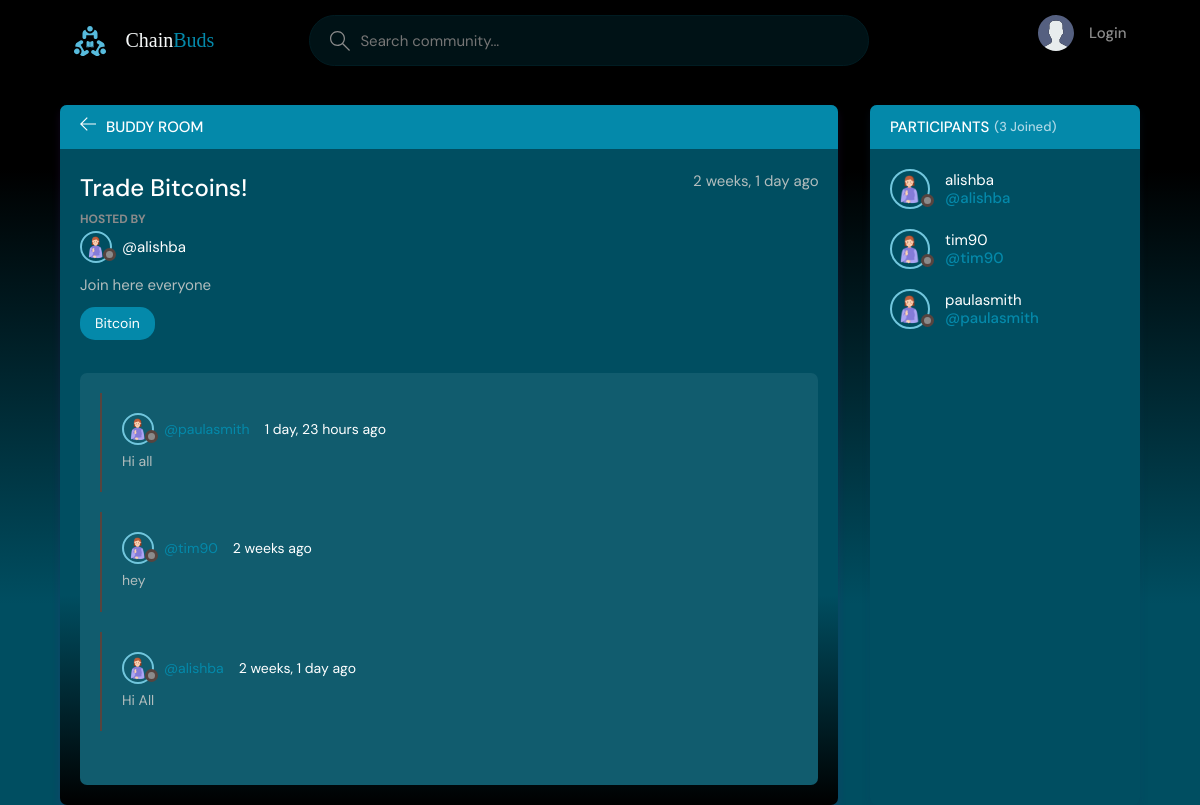
The page /room/1/ on the database its author committed.
### base/models.py (models this page shows, shortened)
class Room(models.Model):
    buddy = models.ForeignKey(User, on_delete=models.SET_NULL, null=True) #host
    subject = models.ForeignKey(Community, on_delete=models.SET_NULL, null=True) #topic
    name = models.CharField(max_length=200)
    description = models.TextField(null=True, blank=True)#null True means it can have an empty value in the database. Blank True means if we are creating a form then it can remain empty aswell
    participants = models.ManyToManyField(User, related_name='participants', blank=True)
    updateTime = models.DateTimeField(auto_now=True) #auto_Now takes a snapshot at every time we save the room item. This value will change everytime
    creation = models.DateTimeField(auto_now_add=True) #auto_now_add only saves the time when we FIRST created this instance/room.This value will never change, it will remain as the initial time
    class Meta:
        ordering = ['-updateTime', '-creation'] #Newest Room will show on top with the negative sign put in the syntax

class User(AbstractUser):
    name = models.CharField(max_length=200, null=True)
    email = models.EmailField(unique=True, null=True)
    About = models.TextField(null=True)
    picture = models.ImageField(null=True, default="avatar.svg")
    USERNAME_FIELD = 'email'
    REQUIRED_FIELDS = ['username']

class Community(models.Model):
    name = models.CharField(max_length=200)
    def __str__(self):
        return self.name

class RoomMessage(models.Model):
    user = models.ForeignKey(User, on_delete=models.CASCADE) #One to Many, user can have many msgs but a msg can have only one use
    room = models.ForeignKey(Room, on_delete=models.CASCADE) #One to Many relationship
    body = models.TextField()
    updateTime = models.DateTimeField(auto_now=True)
    creation = models.DateTimeField(auto_now_add=True)
    class Meta:
        ordering = ['-updateTime', '-creation']

### base/views.py (the view, shortened to what this page needs)
# urls.py: path('room/<str:pk>/', views.room, name="room"),
def room(request, pk):  # pk used to query the database. We are passing pk here so that each room can be accessed by their ids when requested
    room = Room.objects.get(id=pk)
    room_messages = room.roommessage_set.all()
    participants = room.participants.all()
    context = {'room': room, 'room_messages': room_messages,
               'participants': participants}
    return render(request, 'base/room.html', context)

### base/templates/base/room.html (shortened to what this page needs)
{% extends 'main.html' %}
{% load static %}
{% block content %}
<main class="profile-page layout layout--2">
  <div class="container">
    <div class="room" style="background: linear-gradient(to bottom, #004e61 70%, black);box-shadow: 0px 5px 9px 0px rgba(85, 31, 139, 0.20);">
      <div class="room__top" style="background: #0489aa;">
        <div class="room__topLeft">
          <a href="{% url 'home' %}">
            <svg version="1.1" xmlns="http://www.w3.org/2000/svg" width="32" height="32" viewBox="0 0 32 32" style="fill:white;">
              <title>arrow-left</title>
              <path
                d="M13.723 2.286l-13.723 13.714 13.719 13.714 1.616-1.611-10.96-10.96h27.625v-2.286h-27.625l10.965-10.965-1.616-1.607z">
              </path>
            </svg>
          </a>
          <h3 style="color: white;">Buddy Room</h3>
        </div>
      </div>
      <div class="room__box scroll">
        <div class="room__header scroll" style="background: #004e61">
          <div class="room__info">
            <h3 style="color: white;">{{room.name}}</h3>
            <span>{{room.creation|timesince}} ago</span>
          </div>
          <div class="room__hosted">
            <p>Hosted By</p>
            <a href="{% url 'user-profile' room.buddy.id %}" class="room__author">
              <div class="avatar avatar--small">
                <img src="{{room.buddy.picture.url}}" />
              </div>
              <span  style="color: white">@{{room.buddy.username}}</span>
            </a>
          </div>
          <div class="room__details">
            {{room.description}}
          </div>
          <span class="room__topics" style="background: #0489aa; color: white;">{{room.subject}}</span>
        </div>
        <div class="room__conversation">
          <div class="threads scroll" style="background: #115c6e;">
            {% for message in room_messages %}
            <div class="thread">
              <div class="thread__top">
                <div class="thread__author">
                  <a href="{% url 'user-profile' message.user.id %}" class="thread__authorInfo">
                    <div class="avatar avatar--small">
                      <img src="{{message.user.picture.url}}" />
                    </div>
                    <span style="color: #0489aa;">@{{message.user.username}}</span>
                  </a>
                  <span class="thread__date"  style="color: #fff;">{{message.creation|timesince}} ago</span>
                </div>
              </div>
              <div class="thread__details">
                {{message.body}}
              </div>
            </div>
            {% endfor %}
          </div>
        </div>
      </div>
    </div>
    <div class="participants" style="background:#004e61;box-shadow: 0px 5px 9px 0px rgba(19, 55, 97, 0.2);">
      <h3 class="participants__top" style="background: #0489aa; color: white;">Participants <span style="color: lightblue;">({{participants.count}} Joined)</span></h3>
      <div class="participants__list scroll">
        {% for user in participants %}
        <a href="{% url 'user-profile' user.id %}" class="participant">
          <div class="avatar avatar--medium">
            <img src="{{room.buddy.picture.url}}" />
          </div>
          <p style="color: #fff">
            {{user.username}}
            <span style="color: #0489aa">@{{user.username}}</span>
          </p>
        </a>
        {% endfor %}
      </div>
    </div>
  </div>
</main>
{% endblock %}

### templates/main.html (shortened to what this page needs)
<!DOCTYPE html>
{% load static %}
<html lang="en">
  <head>
    <link rel="stylesheet" href="{% static 'styles/style.css' %}" />
  </head>
  <body style="background: linear-gradient(180deg, #000 21%, #004e61 75%);background-repeat: no-repeat;
  background-attachment: fixed;">
    {% include 'navbar.html' %}
    {% block content %}
    {% endblock %}
  </body>
</html>

### templates/navbar.html (shortened to what this page needs)
{% load static %}
<header class="header header--loggedIn" style="background-color: black;">
  <div class="container">
    <a href="{% url 'home' %}" class="header__logo">
      <img src="{% static 'logo.svg' %}" />
      <h1 style="color: var(--LIGHT, #0489aa);
      font-family: Eras Bold ITC;
      font-size: 20px;
      font-style: normal;
      font-weight: 400;
      line-height: normal; "> <span style="color: #F7FAFA;
        font-family: Eras Bold ITC;
        font-size: 20px;
        font-style: normal;
        font-weight: 400;
        line-height: normal; ">Chain</span>Buds</h1>
    </a>
    <form class="header__search" method="GET" action="{% url 'home' %}">
      <label style="border-radius: 30px;
        border: 1px solid #001c22;
        background: #001216; width: 560px;
height: 51px;
flex-shrink: 0; ">
        <input name="q" placeholder="Search community..." />
      </label>
    </form>
    <nav class="header__menu">
      {% if request.user.is_authenticated %}
      <div class="header__user">
        <a href="{% url 'update-user' %}">
          <div class="avatar avatar--medium active">
            <img src="{{request.user.picture.url}}" style="width: 50px;
            height: 50px; "/>
          </div>
          <p>{{request.user.username}}<span style="color: #0489aa; ">@{{request.user.username}}</span></p>
        </a>
        <button class="dropdown-button">
          <svg version="1.1" xmlns="http://www.w3.org/2000/svg" style="fill: #0489aa;" width="32" height="32" viewBox="0 0 32 32">
            <title>chevron-down</title>
            <path d="M16 21l-13-13h-3l16 16 16-16h-3l-13 13z"></path>
          </svg>
        </button>
      </div>
      {% else %}
      <a href="{% url 'login' %}">
        <img src="{% static 'avatar.svg' %}" />
        <p>Login</p>
      </a>
      {% endif %}
    </nav>
  </div>
</header>

### rows shown on the page
Room: name "Trade Bitcoins!", creation "2 weeks, 1 day", buddy.picture (picture), buddy.username "alishba", description "Join here everyone", subject "Bitcoin"
RoomMessage: user.picture (picture), user.username "paulasmith", creation "1 day, 23 hours", body "Hi all"
RoomMessage: user.picture (picture), user.username "tim90", creation "2 weeks", body "hey"
RoomMessage: user.picture (picture), user.username "alishba", creation "2 weeks, 1 day", body "Hi All"
User: buddy.picture (picture), username "alishba"
User: buddy.picture (picture), username "tim90"
User: buddy.picture (picture), username "paulasmith"

### other values the page prints
{{ participants.count }} "3"
